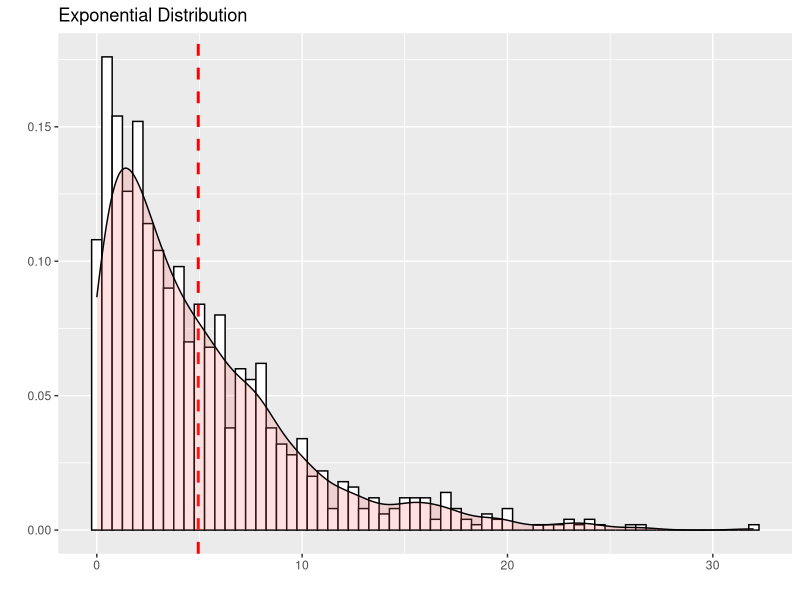
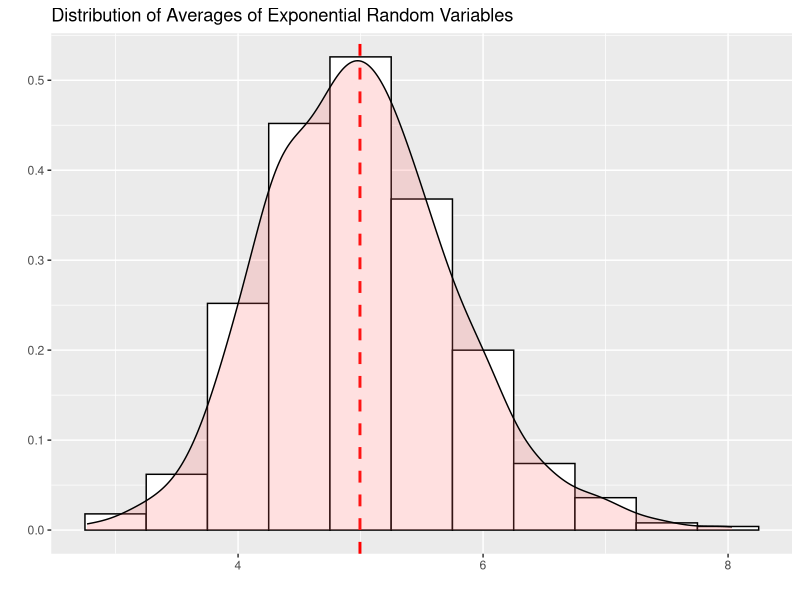
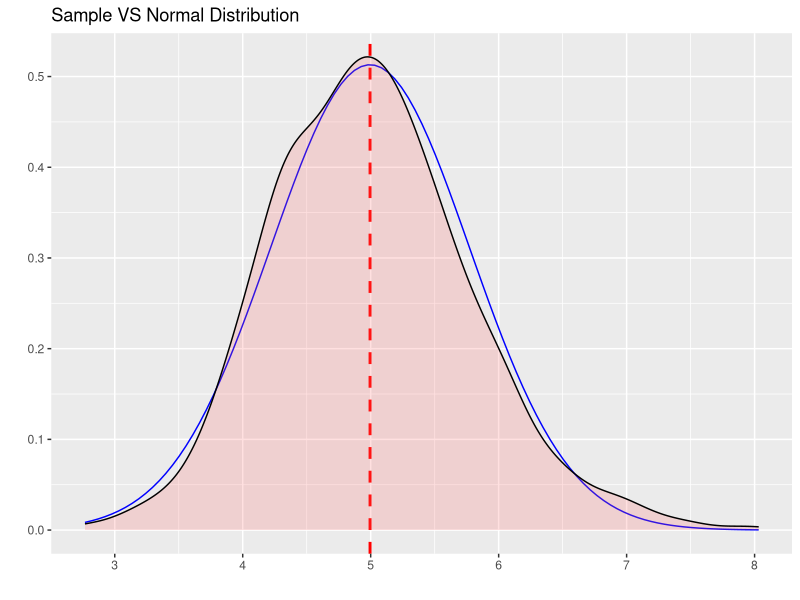

Reproduce these figures in R, in order. (Note: this script raises an error after producing the figures.)
## ---- chunk 1
# Load necessary library
library(ggplot2)
library(dplyr)
## ---- chunk 2
# For reproducibility
set.seed(1729)

lambda = 0.2
df = data.frame(expo = rexp(1000, lambda))

ggplot(df, aes(x=expo)) + labs(x = "", y = "") + ggtitle("Exponential Distribution") +
  geom_histogram(aes(y=..density..), binwidth=.5, colour="black", fill="white") + 
  geom_vline(aes(xintercept=mean(expo)), color="red", linetype="dashed", size=1) +
  geom_density(alpha=.2, fill="#FF6666")
## ---- chunk 3
df = data.frame(expmean = mean(rexp(40, lambda)))
for (i in 2 : 1000) df <- rbind(df, mean(rexp(40, lambda)))
## ---- chunk 4
ggplot(df, aes(x=expmean)) + labs(x = "", y = "") +
  ggtitle("Distribution of Averages of Exponential Random Variables") +
  geom_histogram(aes(y=..density..), binwidth=.5, colour="black", fill="white") + 
  geom_vline(aes(xintercept=mean(expmean)), color="red", linetype="dashed", size=1) +
  geom_density(alpha=.2, fill="#FF6666")
mean(df$expmean)
## ---- chunk 5
var(df$expmean)
## ---- chunk 6
ggplot(df, aes(x=expmean)) + labs(x='', y='') + ggtitle("Sample VS Normal Distribution") +
  stat_function(fun=dnorm,args=list(mean=mean(df$expmean),sd=sd(df$expmean)),color="blue") + 
  geom_vline(aes(xintercept=mean(expmean)), color="red", linetype="dashed", size=1) +
  geom_density(alpha=.2, fill="#FF6666")
## ---- chunk 7
qplot(sample = df$expmean, stat="qq")
